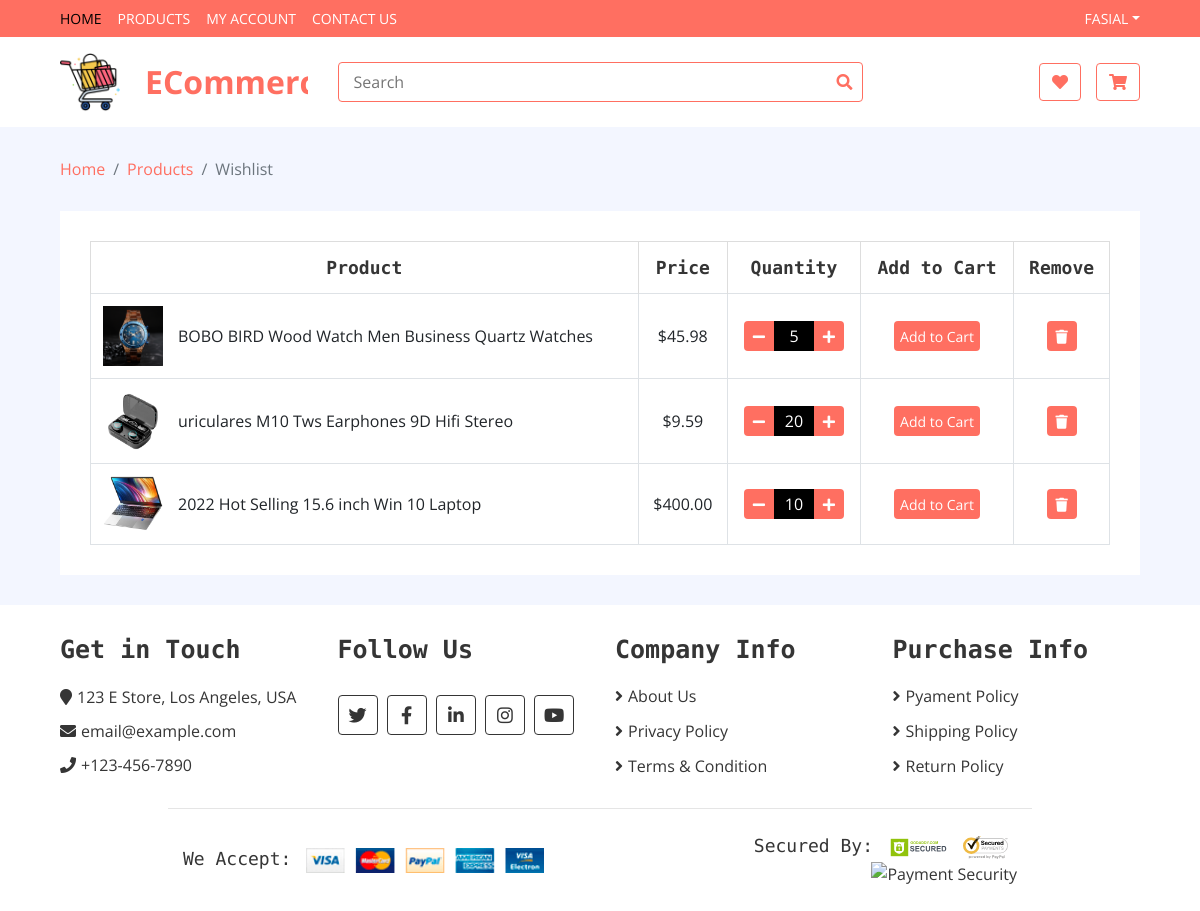
The app's page /wishlist/ (signed in) with its own data.
### ecommerce_app/models.py (models this page shows, shortened)
class Wishlist(models.Model):
    user = models.ForeignKey(User,on_delete=models.CASCADE)
    product = models.ForeignKey(Product,on_delete=models.CASCADE)
    create_at = models.DateTimeField(auto_now_add=True)

class Product(models.Model):
    name = models.CharField(max_length=80)
    category = models.ForeignKey(Category, on_delete=models.CASCADE)
    description = models.TextField(blank=True, null=None)
    price = models.DecimalField(max_digits=7, decimal_places=2)
    stock = models.BooleanField(default=True)
    quantity = models.PositiveIntegerField(default=0)
    image = models.ImageField(upload_to=f"image/pro_", blank=True )
    created_at=models.DateTimeField(auto_now_add=True )
    prand =models.ForeignKey(Prand , on_delete=models.CASCADE)

### ecommerce_app/views.py (the view)
# urls.py: path("wishlist/",wishlist,name="wishlist"),
@login_required(login_url='/login')
def wishlist(request):
    wishlist = Wishlist.objects.filter(user=request.user)
    context = {
        'wishlist':wishlist
    }
    return render(request,"wishlist.html",context)

### ecommerce_app/templates/wishlist.html
{% extends 'base.html' %} {% load static %} {% block body %}
<div class="breadcrumb-wrap">
    <div class="container-fluid">
        <ul class="breadcrumb">
            <li class="breadcrumb-item"><a href="{% url 'home'  %}">Home</a></li>
            <li class="breadcrumb-item"><a href="{% url 'product_list'  %}">Products</a></li>
            <li class="breadcrumb-item active">Wishlist</li>
        </ul>
    </div>
</div>
<div class="wishlist-page">
    <div class="container-fluid">
        <div class="wishlist-page-inner">
            <div class="row">
                <div class="col-md-12">
                    <div class="table-responsive">
                        <table class="table table-bordered">
                            <thead class="thead-dark">
                                <tr>
                                    <th>Product</th>
                                    <th>Price</th>
                                    <th>Quantity</th>
                                    <th>Add to Cart</th>
                                    <th>Remove</th>
                                </tr>
                            </thead>
                            <tbody class="align-middle">
                                {% for wishlist in wishlist %}
                                <tr>
                                    <td>
                                        <div class="img">
                                            <a href="#"><img src="{{wishlist.product.image.url}}" alt="Image"></a>
                                            <p>{{wishlist.product.name}}</p>
                                        </div>
                                    </td>
                                    <td>${{wishlist.product.price}}</td>
                                    <td>
                                        <div class="qty">
                                            <button class="btn-minus"><i class="fa fa-minus"></i></button>
                                            <input type="text" value="{{wishlist.product.quantity}}">
                                            <button class="btn-plus"><i class="fa fa-plus"></i></button>
                                        </div>
                                    </td>
                                    <td><button class="btn-cart update-cart" data-product="{{product.id}}" data-action="add">Add to Cart</button></td>
                                    <td><button><i class="fa fa-trash"></i></button></td>
                                </tr>
                                {%endfor%}
                            </tbody>
                        </table>
                    </div>
                </div>
            </div>
        </div>
    </div>
</div>
{% endblock %}

### ecommerce_app/templates/base.html (shortened to what this page needs)
{% load static %} {% include 'includes/head.html' %}
<body>
    <div class="nav">
        <div class="container-fluid">
            <nav class="navbar navbar-expand-md bg-dark navbar-dark">
                <div class="collapse navbar-collapse justify-content-between" id="navbarCollapse">
                    <div class="navbar-nav mr-auto">
                        <a href="{% url 'home'%}" class="nav-item nav-link active">Home</a>
                        <a href="{% url 'product_list'%}" class="nav-item nav-link">Products</a>
                        <a href="{% url 'my_account'%}" class="nav-item nav-link">My Account</a>
                        <a href="{% url 'contact'%}" class="nav-item nav-link">Contact Us</a>
                    </div>
                    <div class="navbar-nav ml-auto">
                        <div class="nav-item dropdown">
                            {% if user.is_authenticated%}
                            <a href="#" class="nav-link dropdown-toggle" data-toggle="dropdown">{{user.username}}</a>
                            {%else%}
                            <a href="#" class="nav-link dropdown-toggle" data-toggle="dropdown">User Account</a>
                            <div class="dropdown-menu">
                                <a href="{% url 'login'%}" class="dropdown-item">Login</a>
                                <a href="{% url 'register'%}" class="dropdown-item">Register</a>
                            </div>
                            {%endif%}
                        </div>
                    </div>
                </div>
            </nav>
        </div>
    </div>
    <div class="bottom-bar">
        <div class="container-fluid">
            <div class="row align-items-center">
                <div class="col-md-3">
                    <div class="logo">
                        <a href="{% url 'home' %}">
                            <img src="{%static 'img/logo1.png'%}" alt="Logo1">
                            <span>ECommerce</span>
                        </a>
                    </div>
                </div>
                <div class="col-md-6">
                    <div class="search">
                        <input type="text" placeholder="Search">
                        <button><i class="fa fa-search"></i></button>
                    </div>
                </div>
                <div class="col-md-3">
                    <div class="user">
                        <a href="{% url 'wishlist'%}" class="btn wishlist">
                            <i class="fa fa-heart"></i>
                        </a>
                        <a href="{% url 'cart'%}" class="btn cart ">
                            <i class="fa fa-shopping-cart "></i>
                        </a>
                    </div>
                </div>
            </div>
        </div>
    </div>
    {% block body%} {% endblock body %}
    {% include 'includes/footer.html'%}
</body>
</html>

### ecommerce_app/static/css/style.css (style rules this page uses)
body { color: #353535; font-family: 'Open Sans', sans-serif; font-weight: 400; background: #f3f6ff; }
a { color: #FF6F61; }
@media (min-width: 992px) { .container-fluid { padding-right: 60px; padding-left: 60px; } }
.btn { color: #FF6F61; background: #ffffff; border: 1px solid #FF6F61; }
.nav { position: relative; }
@media (min-width: 992px) { .nav .container-fluid { padding-left: 52px; padding-right: 52px; } }
.nav .navbar { height: 100%; padding: 0; }
@media (min-width: 768px) { .nav, .nav .navbar { background: #FF6F61 !important; } }
@media (min-width: 768px) { .nav .navbar-dark a.nav-link { color: #ffffff; font-size: 14px; text-transform: uppercase; } }
@media (min-width: 768px) { .nav .navbar-dark a.nav-link:hover, .nav .navbar-dark a.nav-link.active { color: #000000; } }
.bottom-bar { padding: 15px 0; background: #ffffff; margin-bottom: 30px; }
.bottom-bar .logo { text-align: left; overflow: hidden; position: relative; }
.logo a span { font-weight: bold; font-size: 32px; margin-top: 15px; position: absolute; top: -9px; left: 85px; }
.bottom-bar .logo a img { max-height: 60px; }
.bottom-bar .search { width: 100%; }
.bottom-bar .search input[type=text] { width: 100%; height: 40px; padding: 0 15px; color: #666666; border: 1px solid #FF6F61; border-radius: 4px; }
.bottom-bar .search button { position: absolute; width: 40px; height: 38px; top: 1px; right: 16px; padding: 0 15px; border: none; background: none; color: #FF6F61; border-radius: 0 2px 2px 0; }
.bottom-bar .user { font-size: 0; text-align: right; }
.bottom-bar .user .wishlist { margin-right: 15px; }
.bottom-bar .user .cart i, .bottom-bar .user .wishlist i { color: #FF6F61; }
@media (min-width: 768px) { .bottom-bar { max-height: 90px; } }
.breadcrumb-wrap { position: relative; width: 100%; }
.breadcrumb-wrap .breadcrumb { margin: 0; padding: 0; background: transparent; }
.wishlist-page { position: relative; padding: 30px 0; }
.wishlist-page .wishlist-page-inner { padding: 30px; background: #ffffff; }
.wishlist-page .table { width: 100%; text-align: center; margin-bottom: 0; }
.wishlist-page .table .thead-dark th { font-family: 'Source Code Pro', monospace; font-size: 18px; font-weight: 700; color: #353535; text-align: center; background: transparent; border-color: #dddddd; border-bottom: none; vertical-align: middle; }
.wishlist-page .table td { font-size: 16px; vertical-align: middle; }
.wishlist-page .table .img { display: flex; align-items: center; }
.wishlist-page .table .img img { max-width: 60px; max-height: 60px; margin-right: 15px; }
.wishlist-page .table .img p { display: inline-block; text-align: left; margin: 0; }
.wishlist-page .table .qty { display: inline-block; width: 100px; font-size: 0; }
.wishlist-page .table button { width: 30px; height: 30px; font-size: 14px; text-align: center; color: #ffffff; background: #FF6F61; border: none; border-radius: 4px; }
.wishlist-page .table button.btn-minus { border-radius: 4px 0 0 4px; }
.wishlist-page .table button.btn-plus { border-radius: 0 4px 4px 0; }
.wishlist-page .table button.btn-cart { width: auto; }
.wishlist-page .table input { width: 40px; height: 30px; font-size: 16px; color: #ffffff; text-align: center; background: #000000; border: none; }

### records on screen
Wishlist: product.image (picture), product.name "BOBO BIRD Wood Watch Men Business Quartz Watches", product.price "45.98", product.quantity "5"
Wishlist: product.image (picture), product.name "uriculares M10 Tws Earphones 9D Hifi Stereo", product.price "9.59", product.quantity "20"
Wishlist: product.image (picture), product.name "2022 Hot Selling 15.6 inch Win 10 Laptop", product.price "400.00", product.quantity "10"

### other values on screen
{{ user.username }} "FASIAL"
